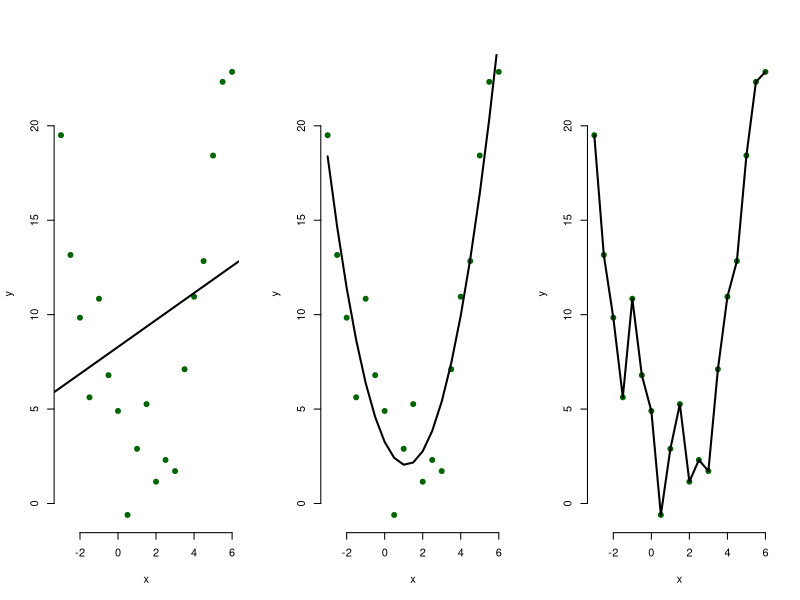
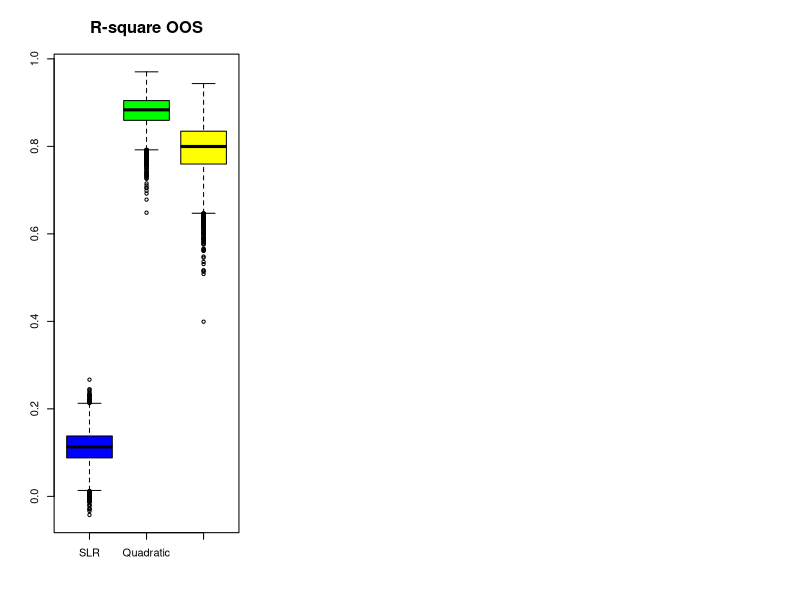

R code for these plots, in order:
## the introductory overfit example
set.seed(865) # this allows you to get the same "random" data
x<-seq(-3,6,0.5) # define x's
data<-(1.5 + (x-1)^2) + rnorm(length(x),0,2.5) #a quadratic function with random noise added
data

fitL<-glm(data~x) #model with a straight line
fitQ<-glm(data~x+I(x^2)) #model with a quadratic
fit18<-glm(data~x+I(x^2)+I(x^3)+I(x^4)+I(x^5)+I(x^6)+I(x^7)+ #18th degree polynomial
	I(x^8)+I(x^9)+I(x^10)+I(x^11)+I(x^12)+I(x^13)+I(x^14)+
	I(x^15)+I(x^16)+I(x^17)+I(x^18))
par(mfrow=c(1,3)) #set graph window to 1 row of 3 graphs
plot(x,data,ylab="y",pch=21,col="darkgreen",bg="darkgreen",bty="n")
abline(fitL,lwd=2) #add regression line
plot(x,data,ylab="y",pch=21,col="darkgreen",bg="darkgreen",bty="n")
lines(x,fitted(fitQ),lwd=2) #add fitted model
plot(x,data,ylab="y",pch=21,col="darkgreen",bg="darkgreen",bty="n")
lines(x,fitted(fit18),lwd=2)


1-fitL$deviance/fitL$null.deviance  #R2 linear
1-fitQ$deviance/fitQ$null.deviance  #R2 quadratic
1-fit18$deviance/fit18$null.deviance  #R2 poly 18

# the code below simulates new data for an OOS experiment
r2OOSSLR<-c(); r2OOSQuad<-c(); r2OOSPoly<-c()
for (i in 1:10000){
	dataNew<-(1.5 + (x-1)^2) + rnorm(length(x),0,2.5)
 
	dev<-sum((dataNew-fitted(fitL))^2)
	dev.null<-sum((dataNew-mean(dataNew))^2)
	r2L<-1-dev/dev.null
	r2OOSSLR <- c(r2OOSSLR,r2L)
 
	dev<-sum((dataNew-fitted(fitQ))^2)
	dev.null<-sum((dataNew-mean(dataNew))^2)
	r2Q<-1-dev/dev.null
	r2OOSQuad <- c(r2OOSQuad,r2Q)

	dev<-sum((dataNew-fitted(fit18))^2)
	dev.null<-sum((dataNew-mean(dataNew))^2)
	r2P<-1-dev/dev.null
	r2OOSPoly <- c(r2OOSPoly,r2P)
  }

boxplot(r2OOSSLR,r2OOSQuad,r2OOSPoly,
     names=c("SLR","Quadratic","18th Polynomial"),
     col=c("blue","green","yellow"),
     main="R-square OOS",cex.main=1.5)

summary(r2OOSSLR)
summary(r2OOSQuad)
summary(r2OOSPoly)

length(r2OOSSLR[r2OOSSLR<0])


